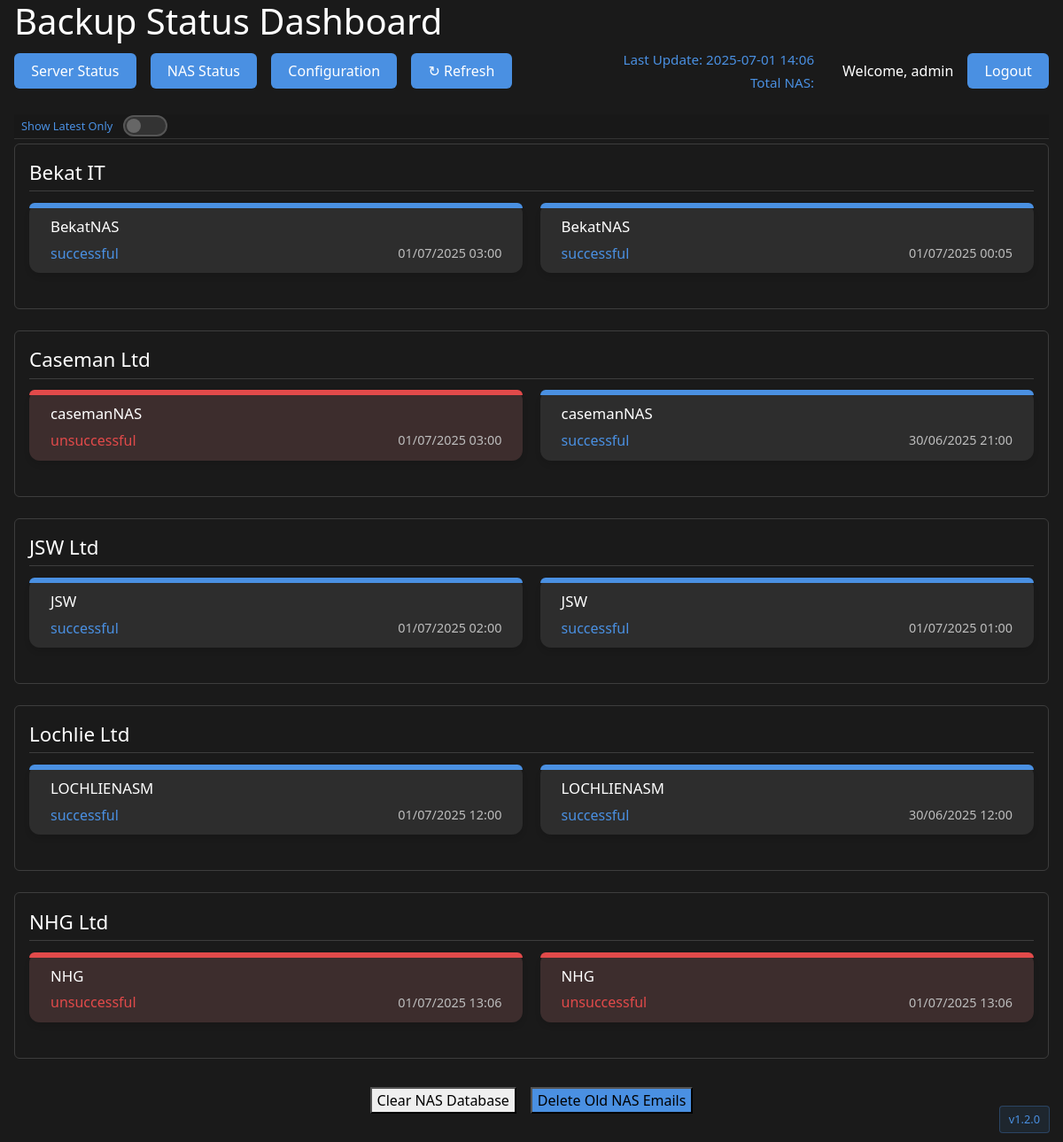
The app's page /nas (signed in) with its own data.
### app.py (models this page shows, shortened)
class User(UserMixin, db.Model):
    id = db.Column(db.Integer, primary_key=True)
    username = db.Column(db.String(80), unique=True, nullable=False)
    password_hash = db.Column(db.String(128))
    is_admin = db.Column(db.Boolean, default=False)

class BackupStatus(db.Model):
    id = db.Column(db.Integer, primary_key=True)
    server = db.Column(db.String(100), nullable=False)
    status = db.Column(db.String(50), nullable=False)
    timestamp = db.Column(db.DateTime, nullable=False)
    subject = db.Column(db.String(200))
    body = db.Column(db.Text)
    html_body = db.Column(db.Text)  # Add HTML body field
    company = db.Column(db.String(100))
    email_type = db.Column(db.String(50), nullable=True)  # Add email_type field
    cleared_by = db.Column(db.Integer, db.ForeignKey('user.id'), nullable=True)

### app.py (the view)
@app.route('/nas')
@login_required
def nas_view():
    with app.app_context():
        status_count = request.args.get('status_count', 2, type=int)
        servers = db.session.query(BackupStatus.server, BackupStatus.company).filter_by(email_type='nas').distinct().all()
        server_statuses = {}
        for server, company in servers:
            statuses = BackupStatus.query.filter_by(server=server, email_type='nas').order_by(BackupStatus.timestamp.desc()).limit(status_count).all()
            if statuses:
                company_key = company if company else 'Unknown'
                server_statuses.setdefault(company_key, []).append(statuses)
        companies = sorted(server_statuses.keys())
        last_update = datetime.now().strftime('%Y-%m-%d %H:%M')
        total_servers = sum(len(servers) for servers in server_statuses.values())
        return render_template('nas.html',
                              server_statuses=server_statuses,
                              companies=companies,
                              last_update=last_update,
                              total_servers=total_servers,
                              status_count=status_count,
                              version=VERSION)

### app.py (called while the page is built)
@login_manager.user_loader
def load_user(user_id):
    return db.session.get(User, int(user_id))

@app.teardown_appcontext
def shutdown_session(exception=None):
    if exception:
        db.session.rollback()
    db.session.close()

### templates/nas.html (shortened to what this page needs)
<!DOCTYPE html>
<html lang="en">
<head>
    <link rel="stylesheet" href="{{ url_for('static', filename='css/style.css') }}">
    <link rel="stylesheet" href="https://cdnjs.cloudflare.com/ajax/libs/font-awesome/6.0.0/css/all.min.css">
    <link href="https://cdn.jsdelivr.net/npm/bootstrap@5.1.3/dist/css/bootstrap.min.css" rel="stylesheet">
</head>
<body>
    <div class="container">
        <header>
            <h1>Backup Status Dashboard</h1>
            <nav class="main-nav">
                <div class="nav-left">
                    <a href="/" class="nav-btn">Server Status</a>
                    <a href="/nas" class="nav-btn active">NAS Status</a>
                    <a href="/configuration" class="nav-btn">Configuration</a>
                    <a href="/manual-refresh" class="nav-btn refresh-btn" style="text-decoration: none; display: inline-block;">
                        <span>↻</span> Refresh
                    </a>
                </div>
                <div class="nav-right">
                    <div class="update-info">
                        <span class="last-update">Last Update: {{ last_update }}</span>
                        <span class="total-servers">Total NAS: {{ total_nas }}</span>
                    </div>
                    <div class="user-controls">
                        {% if current_user.is_authenticated %}
                            <span class="user-info">Welcome, {{ current_user.username }}</span>
                            <a href="{{ url_for('logout') }}" class="nav-btn logout-btn">Logout</a>
                        {% endif %}
                    </div>
                </div>
            </nav>
            <div class="toggle-bar">
                <div class="toggle-container">
                    <label class="toggle-label">Show Latest Only</label>
                    <label class="toggle-switch">
                        <span class="toggle-slider"></span>
                    </label>
                </div>
            </div>
        </header>
        {% for company in companies %}
        <div class="company-section">
            <h2 class="company-name">{{ company }}</h2>
                            <div class="server-grid {% if status_count == 1 %}single-column{% endif %}">
                {% for server_list in server_statuses[company] %}
                    {% for status in server_list %}
                    <div class="server-group {% if status.status == 'unsuccessful' %}server-group-unsuccessful{% endif %}"
                         data-bs-toggle="modal"
                         data-bs-target="#emailModal"
                         data-server="{{ status.server }}"
                         data-subject="{{ status.subject }}"
                         data-timestamp="{{ status.timestamp.strftime('%d/%m/%Y %H:%M') }}"
                         data-body="{{ status.body|replace('"', '&quot;')|replace("'", '&#39;')|replace('<', '&lt;')|replace('>', '&gt;')|replace('&', '&amp;') }}"
                         style="cursor: pointer;">
                        <div class="card-top-line {% if status.status == 'successful' %}card-top-line-successful{% else %}card-top-line-unsuccessful{% endif %}"></div>
                        <div class="server-content">
                            <div class="server-name">{{ status.server }}</div>
                            <ul class="status-list">
                                <li class="status-item">
                                    <span class="status-{{ status.status }}">{{ status.status }}</span>
                                    <span class="timestamp">{{ status.timestamp.strftime('%d/%m/%Y %H:%M') }}</span>
                                </li>
                            </ul>
                        </div>
                    </div>
                    {% endfor %}
                {% endfor %}
            </div>
        </div>
        {% endfor %}
        <div style="display: flex; gap: 1rem; justify-content: center; margin: 2rem 0;">
            <button onclick="clearDatabase('nas')" class="delete-btn">Clear NAS Database</button>
            <button onclick="deleteOldEmails('nas')" class="delete-btn" style="background-color: #4a90e2;">Delete Old NAS Emails</button>
        </div>
    </div>
    <div class="version-display">
        v{{ version }}
    </div>
</body>
</html>

### templates/nas.html (style rules this page uses)
body { background-color: #1a1a1a; font-family: 'Segoe UI', Arial, sans-serif; color: #fff; min-height: 100vh; display: flex; flex-direction: column; }
.nav-btn { background-color: #4a90e2; color: #fff; border: none; padding: 0.5rem 1.2rem; border-radius: 6px; cursor: pointer; font-weight: 500; text-decoration: none; transition: background 0.2s; }
.last-update, .total-servers { color: #4a90e2; font-size: 0.95rem; font-weight: 400; }
.container { max-width: 1200px; margin: 0 auto; padding: 0 1rem; flex: 1; }
.server-grid { display: grid; grid-template-columns: repeat(2, 1fr); gap: 1.2rem; margin-bottom: 1.5rem; }
.server-group { background: #2d2d2d; border-radius: 12px; margin-bottom: 0; box-shadow: 0 4px 6px rgba(0, 0, 0, 0.1); border: none; min-height: 65px; display: block; position: relative; transition: transform 0.2s ease; }
.server-group-unsuccessful { background: #3d2d2d !important; }
.card-top-line { height: 6px; border-radius: 12px 12px 0 0; margin-bottom: 0; margin-left: 0; margin-right: 0; width: 100%; }
.card-top-line-successful { background: #4a90e2; }
.card-top-line-unsuccessful { background: #e24a4a; }
.server-content { flex: 1; padding: 0.5rem 1.5rem; }
.server-name { font-weight: 500; color: #fff; font-size: 1.05rem; margin-bottom: 0.2rem; }
.status-list { list-style: none; padding-left: 0; margin-bottom: 0; }
.status-item { display: flex; justify-content: space-between; align-items: center; padding: 0.15rem 0; }
.status-successful { color: #4a90e2; font-weight: 500; }
.status-unsuccessful { color: #e24a4a; font-weight: 500; }
.timestamp { color: #bdbdbd; font-size: 0.9rem; }
.company-section { margin-bottom: 1.5rem; border: 1px solid #3d3d3d; border-radius: 6px; padding: 1.2rem 1rem 1rem 1rem; background: none; }
.company-name { color: #ffffff; font-size: 1.4rem; margin-bottom: 0.8rem; padding-bottom: 0.4rem; border-bottom: 1px solid #3d3d3d; }
@media (max-width: 1200px) { .server-grid { grid-template-columns: repeat(2, 1fr); } }
.main-nav { display: flex; justify-content: space-between; align-items: center; margin-bottom: 1.5rem; }
.nav-left { display: flex; gap: 1rem; }
.nav-right { display: flex; align-items: center; gap: 2rem; }
.update-info { display: flex; flex-direction: column; align-items: flex-end; gap: 0.2rem; color: #4aefc6; font-size: 1.1rem; }
.user-controls { display: flex; align-items: center; gap: 1rem; }
.toggle-bar { width: 100%; background: #181818; border-bottom: 1px solid #333; padding: 0.1rem 0 0.1rem 0; margin-bottom: 0.3rem; display: flex; justify-content: flex-start; align-items: center; }
.toggle-container { display: flex; flex-direction: row; align-items: center; gap: 0.7rem; }
.toggle-label { color: #4a90e2; font-size: 1rem; font-weight: 500; }
.toggle-switch { position: relative; display: inline-block; width: 50px; height: 24px; }
.toggle-slider { position: absolute; cursor: pointer; top: 0; left: 0; right: 0; bottom: 0; background-color: #333; transition: .4s; border-radius: 24px; border: 2px solid #555; }
.toggle-slider:before { position: absolute; content: ""; height: 16px; width: 16px; left: 2px; bottom: 2px; background-color: #666; transition: .4s; border-radius: 50%; }
@media (max-width: 1200px) { .toggle-container { margin-left: 0.5rem; } }
@media (max-width: 1200px) { .toggle-label { font-size: 0.8rem; } }
.version-display { position: fixed; bottom: 10px; right: 15px; background: rgba(74, 144, 226, 0.1); color: #4a90e2; padding: 5px 10px; border-radius: 4px; font-size: 0.8rem; font-weight: 500; border: 1px solid rgba(74, 144, 226, 0.3); z-index: 1000; }

### records on screen
User: username "admin"
BackupStatus: server "BekatNAS", status "successful", timestamp "01/07/2025 03:00"
BackupStatus: server "BekatNAS", status "successful", timestamp "01/07/2025 00:05"
BackupStatus: server "casemanNAS", status "unsuccessful", timestamp "01/07/2025 03:00"
BackupStatus: server "casemanNAS", status "successful", timestamp "30/06/2025 21:00"
BackupStatus: server "JSW", status "successful", timestamp "01/07/2025 02:00"
BackupStatus: server "JSW", status "successful", timestamp "01/07/2025 01:00"
BackupStatus: server "LOCHLIENASM", status "successful", timestamp "01/07/2025 12:00"
BackupStatus: server "LOCHLIENASM", status "successful", timestamp "30/06/2025 12:00"
BackupStatus: server "NHG", status "unsuccessful", timestamp "01/07/2025 13:06"
BackupStatus: server "NHG", status "unsuccessful", timestamp "01/07/2025 13:06"

### other values on screen
{{ company }} "Bekat IT" "Caseman Ltd" "JSW Ltd" "Lochlie Ltd" "NHG Ltd"
{{ version }} "1.2.0"
